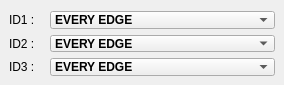
                                <widget class="QWidget" name="C3">
                                    <attribute name="label">
                                        <string>Three Channel Mode</string>
                                    </attribute>
                                    <widget class="QComboBox" name="C3_M2">
                                        <property name="geometry">
                                            <rect>
                                                <x>50</x>
                                                <y>35</y>
                                                <width>225</width>
                                                <height>17</height>
                                            </rect>
                                        </property>
                                        <property name="font">
                                            <font>
                                                <pointsize>9</pointsize>
                                                <weight>75</weight>
                                                <bold>true</bold>
                                            </font>
                                        </property>
                                        <property name="currentIndex">
                                            <number>1</number>
                                        </property>
                                        <item>
                                            <property name="text">
                                                <string>DISABLED</string>
                                            </property>
                                        </item>
                                        <item>
                                            <property name="text">
                                                <string>EVERY EDGE</string>
                                            </property>
                                        </item>
                                        <item>
                                            <property name="text">
                                                <string>FALLING EDGES ONLY</string>
                                            </property>
                                        </item>
                                        <item>
                                            <property name="text">
                                                <string>RISING EDGES ONLY</string>
                                            </property>
                                        </item>
                                    </widget>
                                    <widget class="QLabel" name="label_10">
                                        <property name="geometry">
                                            <rect>
                                                <x>9</x>
                                                <y>35</y>
                                                <width>30</width>
                                                <height>17</height>
                                            </rect>
                                        </property>
                                        <property name="text">
                                            <string>ID2 :</string>
                                        </property>
                                    </widget>
                                    <widget class="QComboBox" name="C3_M3">
                                        <property name="geometry">
                                            <rect>
                                                <x>50</x>
                                                <y>58</y>
                                                <width>225</width>
                                                <height>18</height>
                                            </rect>
                                        </property>
                                        <property name="font">
                                            <font>
                                                <pointsize>9</pointsize>
                                                <weight>75</weight>
                                                <bold>true</bold>
                                            </font>
                                        </property>
                                        <property name="currentIndex">
                                            <number>1</number>
                                        </property>
                                        <item>
                                            <property name="text">
                                                <string>DISABLED</string>
                                            </property>
                                        </item>
                                        <item>
                                            <property name="text">
                                                <string>EVERY EDGE</string>
                                            </property>
                                        </item>
                                        <item>
                                            <property name="text">
                                                <string>FALLING EDGES ONLY</string>
                                            </property>
                                        </item>
                                        <item>
                                            <property name="text">
                                                <string>RISING EDGES ONLY</string>
                                            </property>
                                        </item>
                                    </widget>
                                    <widget class="QLabel" name="label_5">
                                        <property name="geometry">
                                            <rect>
                                                <x>9</x>
                                                <y>11</y>
                                                <width>30</width>
                                                <height>18</height>
                                            </rect>
                                        </property>
                                        <property name="text">
                                            <string>ID1 :</string>
                                        </property>
                                    </widget>
                                    <widget class="QComboBox" name="C3_M1">
                                        <property name="geometry">
                                            <rect>
                                                <x>50</x>
                                                <y>11</y>
                                                <width>225</width>
                                                <height>18</height>
                                            </rect>
                                        </property>
                                        <property name="font">
                                            <font>
                                                <pointsize>9</pointsize>
                                                <weight>75</weight>
                                                <bold>true</bold>
                                            </font>
                                        </property>
                                        <property name="currentIndex">
                                            <number>1</number>
                                        </property>
                                        <item>
                                            <property name="text">
                                                <string>DISABLED</string>
                                            </property>
                                        </item>
                                        <item>
                                            <property name="text">
                                                <string>EVERY EDGE</string>
                                            </property>
                                        </item>
                                        <item>
                                            <property name="text">
                                                <string>FALLING EDGES ONLY</string>
                                            </property>
                                        </item>
                                        <item>
                                            <property name="text">
                                                <string>RISING EDGES ONLY</string>
                                            </property>
                                        </item>
                                    </widget>
                                    <widget class="QLabel" name="label_13">
                                        <property name="geometry">
                                            <rect>
                                                <x>9</x>
                                                <y>58</y>
                                                <width>30</width>
                                                <height>18</height>
                                            </rect>
                                        </property>
                                        <property name="text">
                                            <string>ID3 :</string>
                                        </property>
                                    </widget>
                                </widget>
